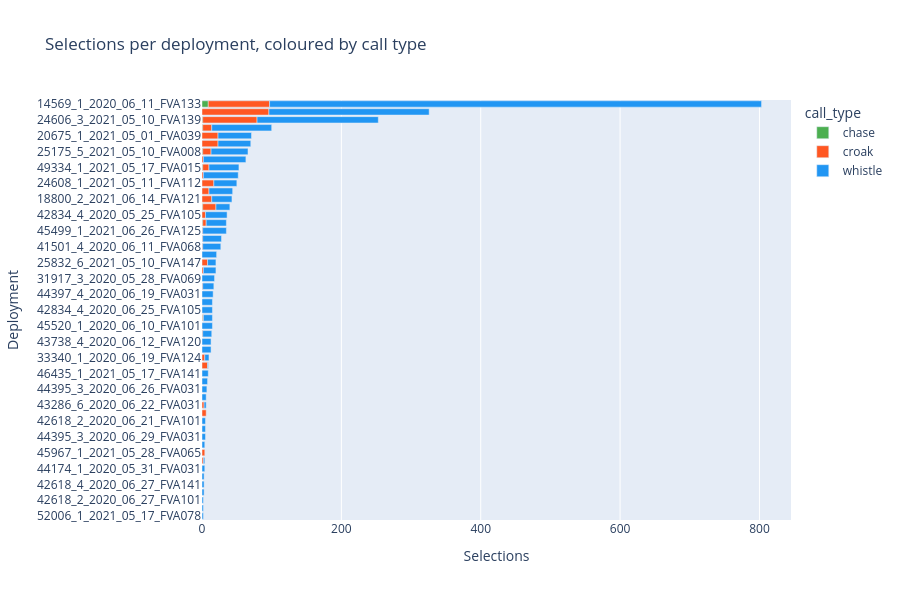

Notebook code for this chart:
### Code cell
deploy_counts = df.groupby(["deploy_id", "call_type"]).size().reset_index(name="count")
deploy_order = df.groupby("deploy_id").size().sort_values(ascending=False).index.tolist()
fig_deploy = px.bar(
    deploy_counts,
    x="count",
    y="deploy_id",
    color="call_type",
    color_discrete_map=COLOR_MAP,
    orientation="h",
    category_orders={"deploy_id": deploy_order},
    title="Selections per deployment, coloured by call type",
    labels={"count": "Selections", "deploy_id": "Deployment"},
    height=600,
)
fig_deploy.show()
print(f"Total deployments: {df['deploy_id'].nunique()}")

### Figure 1 — Plotly figure (JSON) as saved in the notebook; plotly's stock layout.template omitted (floating-point values rounded to 4 significant figures)
{"data": [{"hovertemplate": "call_type=chase<br>Selections=%{x}<br>Deployment=%{y}<extra></extra>", "legendgroup": "chase", "marker": {"color": "#4CAF50", "pattern": {"shape": ""}}, "name": "chase", "orientation": "h", "showlegend": true, "textposition": "auto", "type": "bar", "x": [9, 1, 1, 1, 1, 1, 1, 1], "xaxis": "x", "y": ["14569_1_2020_06_11_FVA133", "18672_1_2021_06_16_FVA023", "18800_2_2021_05_20_FVA121", "23718_1_2021_05_08_FVA080", "24606_3_2021_05_10_FVA139", "25175_5_2021_05_10_FVA008", "45499_1_2021_06_03_FVA125", "49334_1_2021_05_17_FVA015"], "yaxis": "y"}, {"hovertemplate": "call_type=croak<br>Selections=%{x}<br>Deployment=%{y}<extra></extra>", "legendgroup": "croak", "marker": {"color": "#FF5722", "pattern": {"shape": ""}}, "name": "croak", "orientation": "h", "showlegend": true, "textposition": "auto", "type": "bar", "x": [88, 19, 1, 14, 23, 13, 2, 78, 17, 12, 8, 1, 4, 1, 5, 1, 1, 3, 2, 2, 96, 5, 1, 6, 8, 4, 2, 10, 23, 9], "xaxis": "x", "y": ["14569_1_2020_06_11_FVA133", "18672_1_2021_06_16_FVA023", "18800_2_2021_05_20_FVA121", "18800_2_2021_06_14_FVA121", "20675_1_2021_05_01_FVA039", "23718_1_2021_05_08_FVA080", "24578_1_2020_06_11_FVA134", "24606_3_2021_05_10_FVA139", "24608_1_2021_05_11_FVA112", "25175_5_2021_05_10_FVA008", "25832_6_2021_05_10_FVA147", "31917_3_2020_05_19_FVA069", "33340_1_2020_06_19_FVA124", "41501_4_2020_06_11_FVA068", "42834_4_2020_05_25_FVA105", "42834_4_2021_05_28_FVA048", "42834_5_2021_05_20_FVA098", "43286_6_2020_06_22_FVA031", "43323_3_2021_05_20_FVA046", "43741_3_2020_06_23_FVA094", "43791_1_2020_06_12_FVA140", "45499_1_2021_06_03_FVA125", "45499_1_2021_06_26_FVA125", "45520_1_2021_06_11_FVA070", "45967_1_2021_05_19_FVA065", "45967_1_2021_05_28_FVA065", "46046_1_2020_06_12_FVA137", "46190_1_2020_05_14_FVA044", "49006_1_2020_06_18_FVA106", "49334_1_2021_05_17_FVA015"], "yaxis": "y"}, {"hovertemplate": "call_type=whistle<br>Selections=%{x}<br>Deployment=%{y}<extra></extra>", "legendgroup": "whistle", "marker": {"color": "#2196F3", "pattern": {"shape": ""}}, "name": "whistle", "orientation": "h", "showlegend": true, "textposition": "auto", "type": "bar", "x": [706, 20, 13, 29, 48, 86, 61, 174, 33, 53, 12, 27, 18, 6, 26, 5, 2, 4, 3, 31, 15, 13, 16, 3, 50, 3, 13, 2, 230, 2, 4, 15, 7, 5, 8, 16, 6, 21, 29, 34, 15, 13, 1, 18, 34, 9, 3, 5, 47, 43, 2], "xaxis": "x", "y": ["14569_1_2020_06_11_FVA133", "18672_1_2021_06_16_FVA023", "18800_2_2021_05_20_FVA121", "18800_2_2021_06_14_FVA121", "20675_1_2021_05_01_FVA039", "23718_1_2021_05_08_FVA080", "24578_1_2020_06_11_FVA134", "24606_3_2021_05_10_FVA139", "24608_1_2021_05_11_FVA112", "25175_5_2021_05_10_FVA008", "25832_6_2021_05_10_FVA147", "31917_3_2020_05_19_FVA069", "31917_3_2020_05_28_FVA069", "33340_1_2020_06_19_FVA124", "41501_4_2020_06_11_FVA068", "42618_2_2020_06_21_FVA101", "42618_2_2020_06_27_FVA101", "42618_4_2020_06_20_FVA141", "42618_4_2020_06_27_FVA141", "42834_4_2020_05_25_FVA105", "42834_4_2020_06_25_FVA105", "42834_4_2021_05_28_FVA048", "42834_5_2021_05_20_FVA098", "43286_6_2020_06_22_FVA031", "43323_3_2021_05_20_FVA046", "43737_5_2020_06_27_FVA031", "43738_4_2020_06_12_FVA120", "43741_3_2020_06_23_FVA094", "43791_1_2020_06_12_FVA140", "44173_2_2020_06_24_FVA031", "44174_1_2020_05_31_FVA031", "44174_1_2020_06_23_FVA031", "44395_3_2020_06_26_FVA031", "44395_3_2020_06_29_FVA031", "44397_4_2020_06_01_FVA031", "44397_4_2020_06_19_FVA031", "44842_1_2020_06_08_FVA031", "45304_1_2020_05_26_FVA070", "45499_1_2021_06_03_FVA125", "45499_1_2021_06_26_FVA125", "45520_1_2020_06_10_FVA101", "45520_1_2020_06_16_FVA135", "45967_1_2021_05_19_FVA065", "46046_1_2020_06_12_FVA137", "46190_1_2020_05_14_FVA044", "46435_1_2021_05_17_FVA141", "46874_1_2020_06_16_FVA125", "46874_1_2020_06_25_FVA128", "49006_1_2020_06_18_FVA106", "49334_1_2021_05_17_FVA015", "52006_1_2021_05_17_FVA078"], "yaxis": "y"}], "layout": {"barmode": "relative", "height": 600, "legend": {"title": {"text": "call_type"}, "tracegroupgap": 0}, "title": {"text": "Selections per deployment, coloured by call type"}, "xaxis": {"anchor": "y", "domain": [0.0, 1.0], "title": {"text": "Selections"}}, "yaxis": {"anchor": "x", "categoryarray": ["52006_1_2021_05_17_FVA078", "44173_2_2020_06_24_FVA031", "42618_2_2020_06_27_FVA101", "43737_5_2020_06_27_FVA031", "42618_4_2020_06_27_FVA141", "46874_1_2020_06_16_FVA125", "44174_1_2020_05_31_FVA031", "43741_3_2020_06_23_FVA094", "45967_1_2021_05_28_FVA065", "42618_4_2020_06_20_FVA141", "44395_3_2020_06_29_FVA031", "46874_1_2020_06_25_FVA128", "42618_2_2020_06_21_FVA101", "45520_1_2021_06_11_FVA070", "43286_6_2020_06_22_FVA031", "44842_1_2020_06_08_FVA031", "44395_3_2020_06_26_FVA031", "44397_4_2020_06_01_FVA031", "46435_1_2021_05_17_FVA141", "45967_1_2021_05_19_FVA065", "33340_1_2020_06_19_FVA124", "45520_1_2020_06_16_FVA135", "43738_4_2020_06_12_FVA120", "42834_4_2021_05_28_FVA048", "45520_1_2020_06_10_FVA101", "18800_2_2021_05_20_FVA121", "42834_4_2020_06_25_FVA105", "44174_1_2020_06_23_FVA031", "44397_4_2020_06_19_FVA031", "42834_5_2021_05_20_FVA098", "31917_3_2020_05_28_FVA069", "46046_1_2020_06_12_FVA137", "25832_6_2021_05_10_FVA147", "45304_1_2020_05_26_FVA070", "41501_4_2020_06_11_FVA068", "31917_3_2020_05_19_FVA069", "45499_1_2021_06_26_FVA125", "45499_1_2021_06_03_FVA125", "42834_4_2020_05_25_FVA105", "18672_1_2021_06_16_FVA023", "18800_2_2021_06_14_FVA121", "46190_1_2020_05_14_FVA044", "24608_1_2021_05_11_FVA112", "43323_3_2021_05_20_FVA046", "49334_1_2021_05_17_FVA015", "24578_1_2020_06_11_FVA134", "25175_5_2021_05_10_FVA008", "49006_1_2020_06_18_FVA106", "20675_1_2021_05_01_FVA039", "23718_1_2021_05_08_FVA080", "24606_3_2021_05_10_FVA139", "43791_1_2020_06_12_FVA140", "14569_1_2020_06_11_FVA133"], "categoryorder": "array", "domain": [0.0, 1.0], "title": {"text": "Deployment"}}}}
